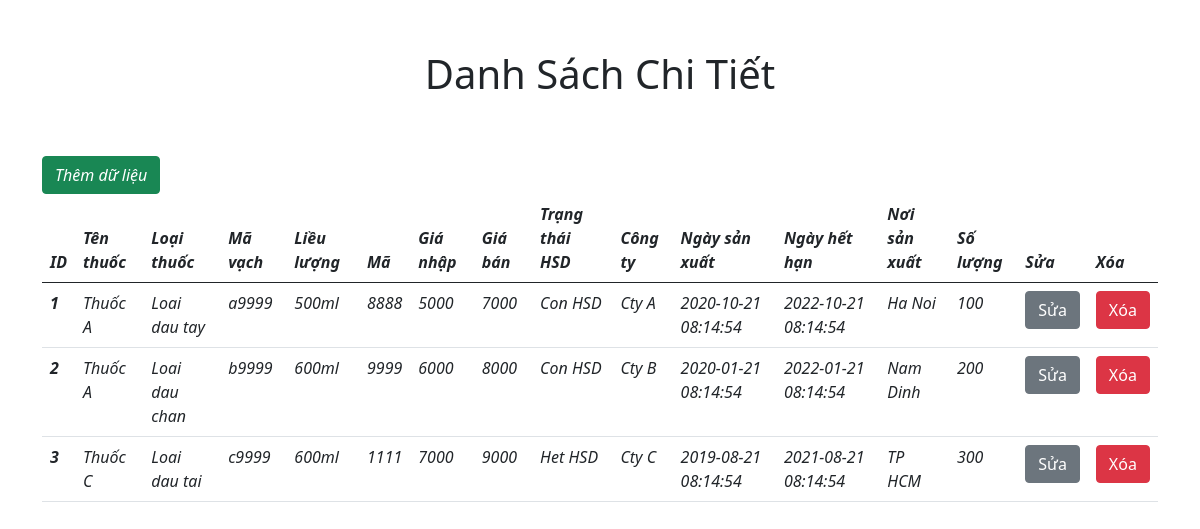
Page /chitiet.php on the committed database.
### tables this page shows
CREATE TABLE `drugs` (
  `id` int(11) NOT NULL,
  `name` varchar(50) NOT NULL,
  `type` varchar(50) NOT NULL,
  `barcode` varchar(50) NOT NULL,
  `dose` varchar(50) NOT NULL,
  `code` int(11) NOT NULL,
  `cost_price` double NOT NULL,
  `selling_price` double NOT NULL,
  `expiry` varchar(50) NOT NULL,
  `company_name` varchar(50) NOT NULL,
  `production_date` datetime NOT NULL,
  `expiration_date` datetime NOT NULL,
  `place` varchar(50) NOT NULL,
  `quantity` int(11) NOT NULL
);

### src/chitiet.php (the view, shortened to what this page needs)
<!DOCTYPE html>
<html lang="en">
<head>
    <link href="https://cdn.jsdelivr.net/npm/bootstrap@5.0.2/dist/css/bootstrap.min.css" rel="stylesheet"
>
    <link rel="stylesheet" href="style.css">
</head>
<body>
    <div class="container">
        <h1 class="title">Danh Sách Chi Tiết</h1>
    </div>
    <div class="main">
        <div class="container">
        <a href="add.php"> <button class="btn btn-success"><i class="fas fa-user-plus">Thêm dữ
                    liệu</button></a>
            <table class="table">
                <thead>
                    <tr>
                        <th scope="col">ID</th>
                        <th scope="col">Tên thuốc</th>
                        <th scope="col">Loại thuốc</th>
                        <th scope="col">Mã vạch</th>
                        <th scope="col">Liều lượng</th>
                        <th scope="col">Mã</th>
                        <th scope="col">Giá nhập</th>
                        <th scope="col">Giá bán</th>
                        <th scope="col">Trạng thái HSD</th>
                        <th scope="col">Công ty</th>
                        <th scope="col">Ngày sản xuất</th>
                        <th scope="col">Ngày hết hạn</th>
                        <th scope="col">Nơi sản xuất</th>
                        <th scope="col">Số lượng</th>
                        <th scope="col">Sửa</th>
                        <th scope="col">Xóa</th>
                    </tr>
                </thead>
                <tbody>
                    <?php
                    include 'config.php';
                    $sql = "SELECT * FROM DRUGS";
                    $result = mysqli_query($conn,$sql);
                    if(mysqli_num_rows($result)>0){
                        while($row=mysqli_fetch_assoc($result)){
                ?>
                    <tr>
                        <th scope="row"><?php echo $row['id']; ?> </th>
                        <td><?php echo $row['name']; ?></td>
                        <td><?php echo $row['type']; ?></td>
                        <td><?php echo $row['barcode']; ?></td>
                        <td><?php echo $row['dose']; ?></td>
                        <td><?php echo $row['code']; ?></td>
                        <td><?php echo $row['cost_price']; ?></td>
                        <td><?php echo $row['selling_price']; ?></td>
                        <td><?php echo $row['expiry']; ?></td>
                        <td><?php echo $row['company_name']; ?></td>
                        <td><?php echo $row['production_date']; ?></td>
                        <td><?php echo $row['expiration_date']; ?></td>
                        <td><?php echo $row['place']; ?></td>
                        <td><?php echo $row['quantity']; ?></td>
                        <td><a href="edit.php?id=<?php echo $row['id']; ?>"><button
                                    class="btn btn-secondary">Sửa</button></a></td>
                        <td><a href="delete.php?id=<?php echo $row['id']; ?>"><button
                                    class="btn btn-danger">Xóa</button</a>
                        </td>
                    </tr>
                    <?php
                        }
                    }
                ?>
                </tbody>
            </table>
        </div>
    </div>
</body>
</html>

### src/style.css (style rules this page uses)
.title { text-align: center; padding: 50px 0; }

### rows in the picture
drugs: id "1", name "Thuốc A", type "Loai dau tay", barcode "a9999", dose "500ml", code "8888", cost_price "5000", selling_price "7000", expiry "Con HSD", company_name "Cty A", production_date "2020-10-21 08:14:54", expiration_date "2022-10-21 08:14:54", place "Ha Noi", quantity "100"
drugs: id "2", name "Thuốc A", type "Loai dau chan", barcode "b9999", dose "600ml", code "9999", cost_price "6000", selling_price "8000", expiry "Con HSD", company_name "Cty B", production_date "2020-01-21 08:14:54", expiration_date "2022-01-21 08:14:54", place "Nam Dinh", quantity "200"
drugs: id "3", name "Thuốc C", type "Loai dau tai", barcode "c9999", dose "600ml", code "1111", cost_price "7000", selling_price "9000", expiry "Het HSD", company_name "Cty C", production_date "2019-08-21 08:14:54", expiration_date "2021-08-21 08:14:54", place "TP HCM", quantity "300"
